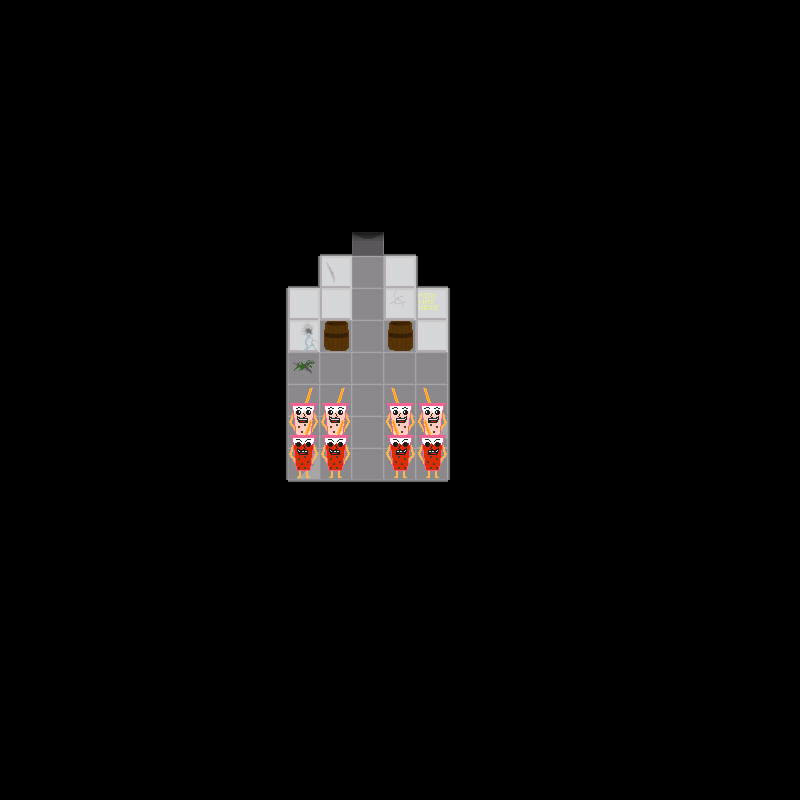

A 2D game scene composited from a Tiled map and its tileset images. What follows is a short description and the map's XML, with each tile layer's data collapsed to a summary:
An orthogonal 25x25 tile map with 32x32 px tiles, 5 tile layers (backgroundLayer, wallLayer, objectLayer, objectAboveLayer, ...), 2 tilesets and 1 object.

<map version="1.2" tiledversion="1.2.3" orientation="orthogonal" renderorder="right-down" width="25" height="25" tilewidth="32" tileheight="32" infinite="0" nextlayerid="7" nextobjectid="2">
 <tileset firstgid="1" name="floor1tiles" tilewidth="32" tileheight="32" tilecount="81" columns="9">
  <image source="../../assets/Floor 1/Floors/f1spritesheet.png" width="288" height="288" />
  <tile id="21">
   <properties>
    <property name="door" value="down" />
   </properties>
  </tile>
  <tile id="22">
   <properties>
    <property name="door" value="left" />
   </properties>
  </tile>
  <tile id="23">
   <properties>
    <property name="door" value="right" />
   </properties>
  </tile>
  <tile id="24">
   <properties>
    <property name="door" value="up" />
   </properties>
  </tile>
 </tileset>
 <tileset firstgid="82" name="objects" tilewidth="32" tileheight="32" tilecount="20" columns="4">
  <image source="../../assets/Floor 1/Floors/objspritesheet.png" width="128" height="160" />
 </tileset>
 <layer id="1" name="backgroundLayer" width="25" height="25">
  <data>[625 cells, 625 non-empty, 6 distinct tile ids]</data>
 </layer>
 <layer id="2" name="wallLayer" width="25" height="25">
  <data>[625 cells, 38 non-empty, 12 distinct tile ids]</data>
 </layer>
 <layer id="3" name="objectLayer" width="25" height="25">
  <data>[625 cells, 10 non-empty, 3 distinct tile ids]</data>
 </layer>
 <layer id="5" name="objectAboveLayer" width="25" height="25">
  <data>[625 cells, 8 non-empty, 2 distinct tile ids]</data>
 </layer>
 <objectgroup id="6" name="doorLayer">
  <object id="1" gid="81" x="352" y="256" width="32" height="32">
   <properties>
    <property name="door" value="up" />
   </properties>
  </object>
 </objectgroup>
 <layer id="4" name="aboveLayer" width="25" height="25">
  <data>[625 cells, 0 non-empty, 0 distinct tile ids]</data>
 </layer>
</map>
